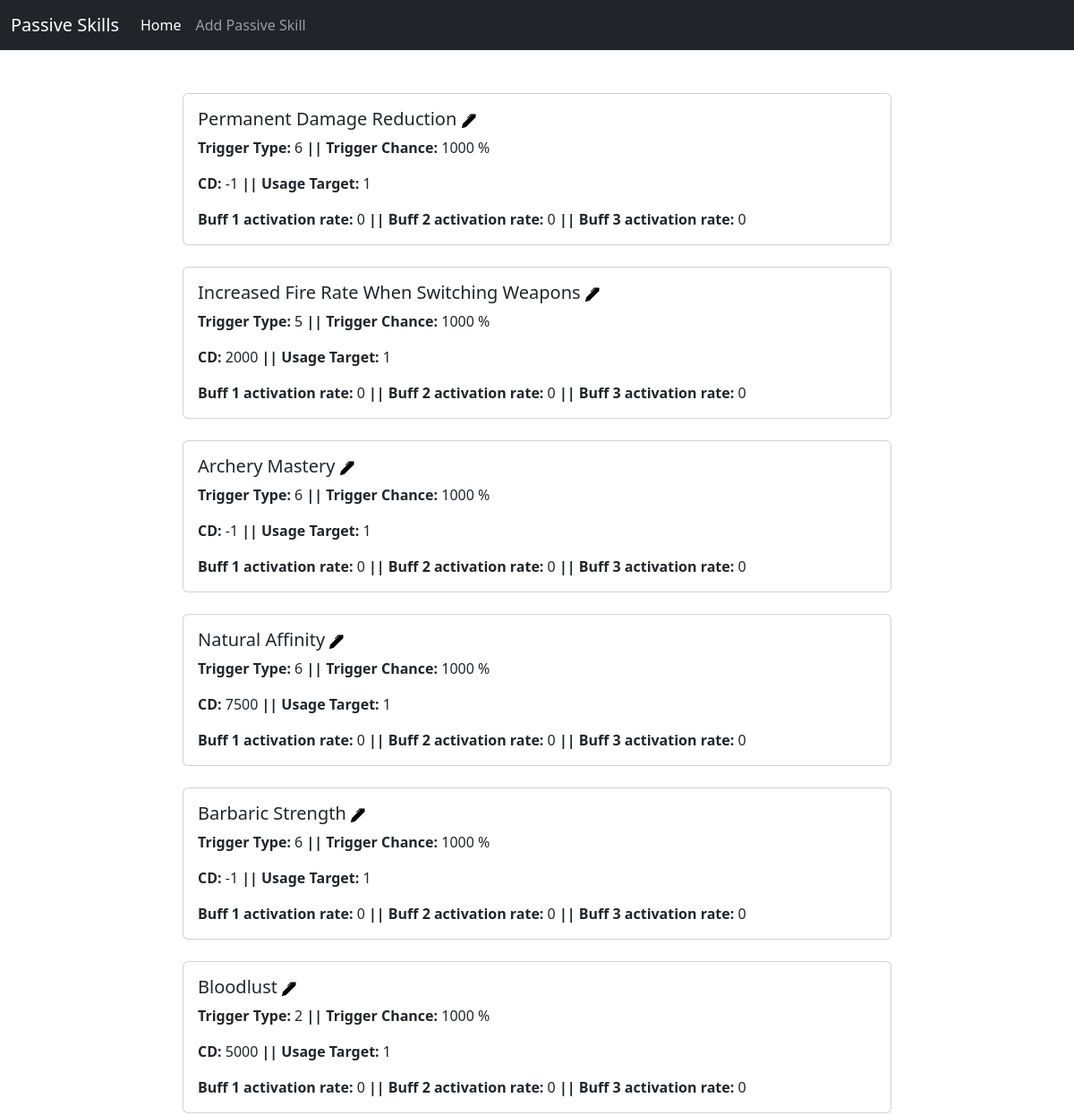
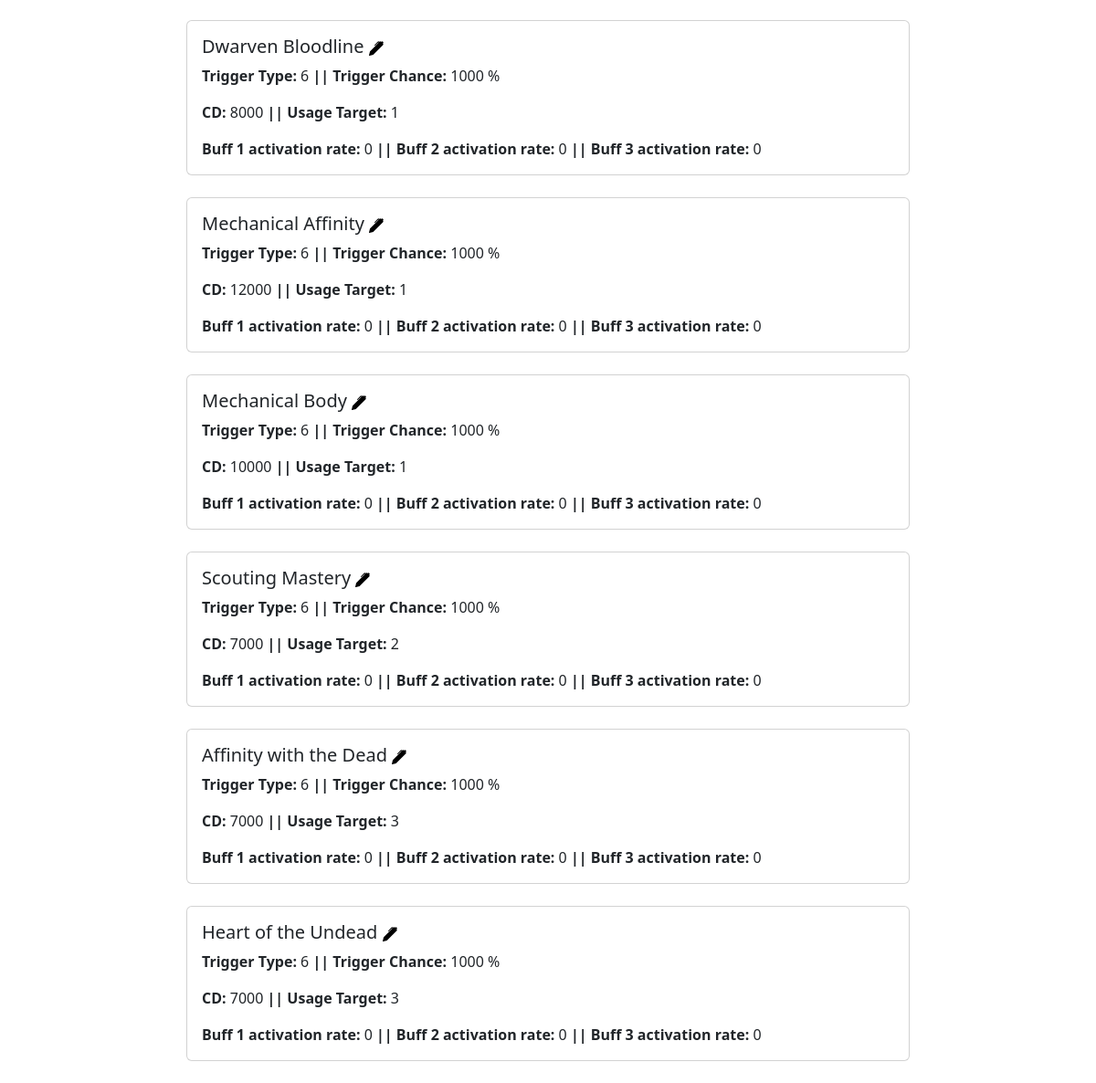
/passive, run on the app's committed database (2 pictures, top to bottom).
### tables this page shows
CREATE TABLE passiveSkill
        (       
                passive_id INT,
                passive_name VARCHAR(255),
                trigger INT, -- CHANGED
                cd INT,
                usage_target INT, -- CHANGED
                trigger_chance INT,
                buff_id_one INT,
                buff_one_trigger INT,
                buff_id_two INT,
                buff_two_trigger INT,
                buff_id_three INT,
                buff_three_trigger INT
        
        );

### main.py (the view)
@app.route("/passive", methods=["GET"])
def passive():
    if request.method == "GET":
        with sqlite3.connect(db_url) as conn:
            cur = conn.cursor()
            cur.execute('SELECT * FROM ' + passive_table_name + ' ORDER BY passive_id ASC')
            passive_data = cur.fetchall()
        return render_template("passive_main.html", dataset=passive_data)

### templates/passive_main.html (shortened to what this page needs)
<html>
    <head>
        <link rel="stylesheet" href="/static/css/bootstrap.css">
    </head>
    <body class="">
        <nav class="navbar navbar-expand-lg navbar-dark bg-dark sticky-top">
            <div class="container-fluid">
            <a class="navbar-brand" href="#">Passive Skills</a>
            <div class="collapse navbar-collapse" id="navbarNav">
                <ul class="navbar-nav">
                <li class="nav-item">
                    <a class="nav-link active" aria-current="page" href="/">Home</a>
                </li>
                <li class="nav-item">
                    <a class="nav-link" href="/passive_add?id=null">Add Passive Skill</a>
                </li>
                </ul>
            </div>
            </div>
        </nav>
            {%for data in dataset%}
            <div class="row justify-content-center">
                    <div class="col-8">
                        <div class="card mb-4">
                            <div class="row card-body">
                            <div class="col-sm-12">
                            <h5 class="card-title">
                                {{data[1]}}
                                <a href="/passive_add?id={{data[0]}}">
                                </a>
                            </h5>
                                <p class="card-text"><b>Trigger Type: </b>{{data[2]}} <b> || Trigger Chance: </b> {{data[5]}} %</p>
                                <p class="card-text"><b>CD: </b>{{data[3]}} <b> || Usage Target: </b> {{data[4]}}</p>
                                <p class="card-text"><b>Buff 1 activation rate: </b>{{data[7]}} <b> || Buff 2 activation rate: </b> {{data[9]}} <b> || Buff 3 activation rate: </b> {{data[11]}} </p>
                            </div>
                        </div>
                </div>
            </div>
            </div>
            {%endfor%}
    </body>
</html>

### data on the page
passiveSkill: passive_name "Permanent Damage Reduction", trigger "6", trigger_chance "1000", cd "-1", usage_target "1", buff_one_trigger "0", buff_two_trigger "0", buff_three_trigger "0"
passiveSkill: passive_name "Increased Fire Rate When Switching Weapons", trigger "5", trigger_chance "1000", cd "2000", usage_target "1", buff_one_trigger "0", buff_two_trigger "0", buff_three_trigger "0"
passiveSkill: passive_name "Archery Mastery", trigger "6", trigger_chance "1000", cd "-1", usage_target "1", buff_one_trigger "0", buff_two_trigger "0", buff_three_trigger "0"
passiveSkill: passive_name "Natural Affinity", trigger "6", trigger_chance "1000", cd "7500", usage_target "1", buff_one_trigger "0", buff_two_trigger "0", buff_three_trigger "0"
passiveSkill: passive_name "Barbaric Strength", trigger "6", trigger_chance "1000", cd "-1", usage_target "1", buff_one_trigger "0", buff_two_trigger "0", buff_three_trigger "0"
passiveSkill: passive_name "Bloodlust", trigger "2", trigger_chance "1000", cd "5000", usage_target "1", buff_one_trigger "0", buff_two_trigger "0", buff_three_trigger "0"
passiveSkill: passive_name "Dwarven Bloodline", trigger "6", trigger_chance "1000", cd "8000", usage_target "1", buff_one_trigger "0", buff_two_trigger "0", buff_three_trigger "0"
passiveSkill: passive_name "Mechanical Affinity", trigger "6", trigger_chance "1000", cd "12000", usage_target "1", buff_one_trigger "0", buff_two_trigger "0", buff_three_trigger "0"
passiveSkill: passive_name "Mechanical Body", trigger "6", trigger_chance "1000", cd "10000", usage_target "1", buff_one_trigger "0", buff_two_trigger "0", buff_three_trigger "0"
passiveSkill: passive_name "Scouting Mastery", trigger "6", trigger_chance "1000", cd "7000", usage_target "2", buff_one_trigger "0", buff_two_trigger "0", buff_three_trigger "0"
passiveSkill: passive_name "Affinity with the Dead", trigger "6", trigger_chance "1000", cd "7000", usage_target "3", buff_one_trigger "0", buff_two_trigger "0", buff_three_trigger "0"
passiveSkill: passive_name "Heart of the Undead", trigger "6", trigger_chance "1000", cd "7000", usage_target "3", buff_one_trigger "0", buff_two_trigger "0", buff_three_trigger "0"
